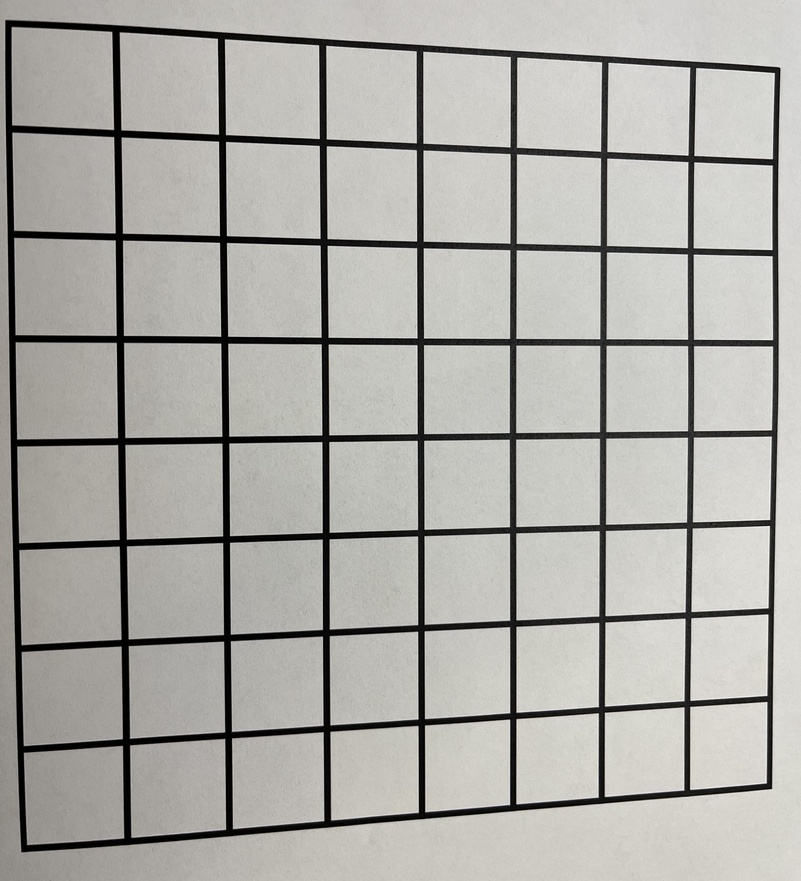
#> input picture grid.jpeg, 801 x 881 px, shrunk from 2944 x 3235 before the run
$ python -i distance_between.py   (imports and definitions only)
#> lines starting #> are read from the running program, lines starting #| are printed output that depends on the picture; after the words box and inside, x2 and y2 are one past the last pixel; in counts of white or black regions, pixels touching at a corner belong together
#> further down, picture is the input picture: shape (881, 801, 3); mean B, G, R 166.8, 171.5, 172.6
from scipy.spatial import distance as dist
from imutils import perspective
from imutils import contours
import numpy as np
import argparse
import imutils
import cv2 as cv


class DistanceEstimator():

    def __init__(self):

        self.REF_WIDTH = 3

    def midpoint(self, ptA, ptB):
        return ((ptA[0] + ptB[0]) * 0.5, (ptA[1] + ptB[1]) * 0.5)

    def get_distance(self, frame):
        frame_h, frame_w = frame.shape[0:2]
#> frame_h = 881; frame_w = 801

        # Convert to grayscale and perform Gaussian Blur
        gray = cv.cvtColor(frame, cv.COLOR_BGR2GRAY)
        gray = cv.GaussianBlur(gray, (7, 7), 0)
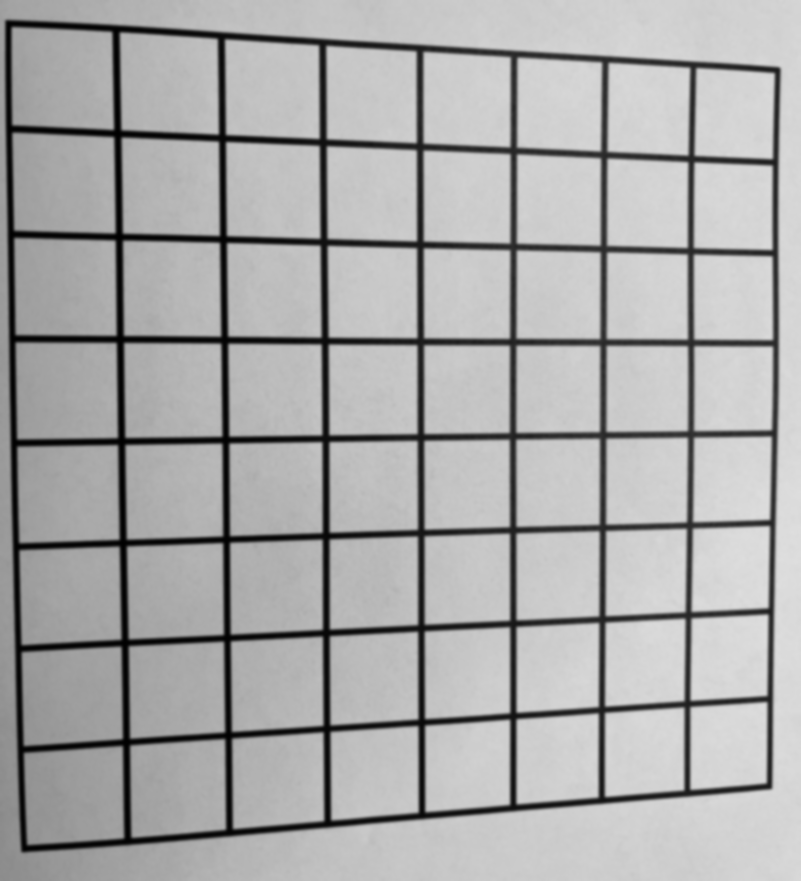
#> gray: shape (881, 801); min 1, max 222, mean 171.3

        # Perform Canny Edge Detection with dilation and erosion
        edged = cv.Canny(gray, 50, 100)
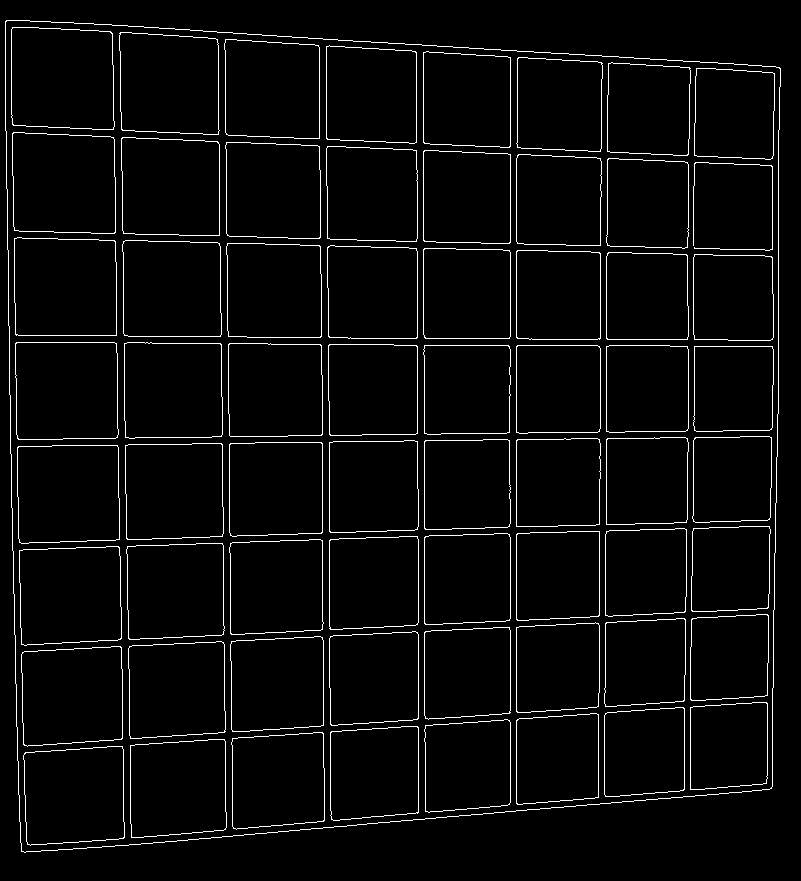
#> edged: shape (881, 801); 3.6% white in thin lines or dots
        edged = cv.dilate(edged, None, iterations=1)
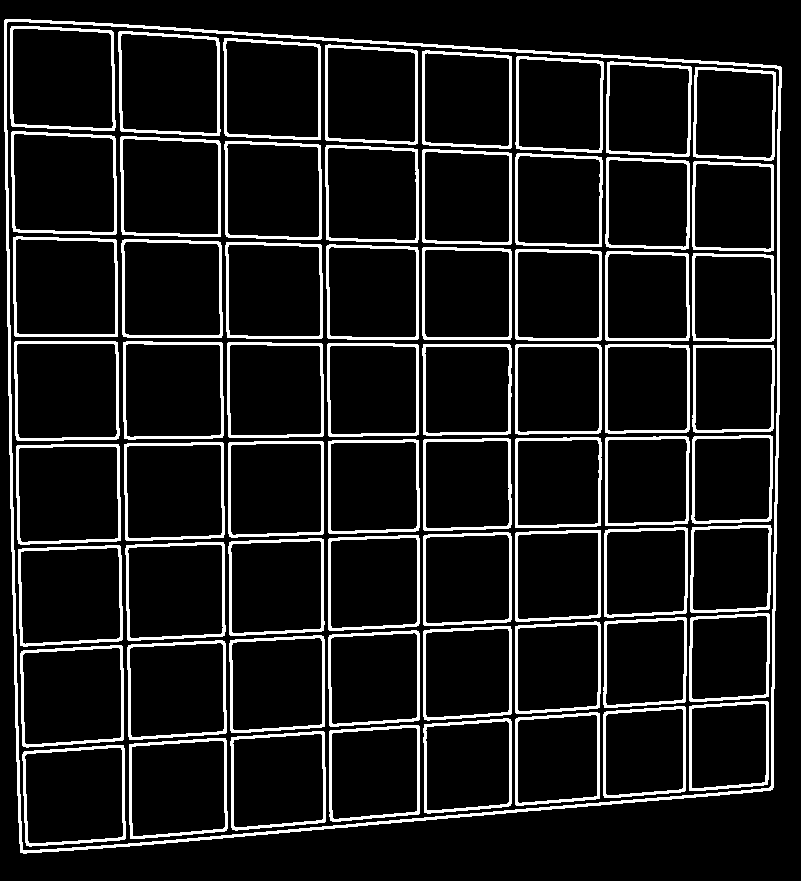
#> edged: shape (881, 801); 11.2% white; 65 white regions, largest, box (x1, y1, x2, y2) and area: (4, 19, 782, 854) 9505, (10, 26, 116, 131) 1220, (11, 131, 117, 235) 1212
        edged = cv.erode(edged, None, iterations=1)
#> edged: shape (881, 801); 3.7% white in thin lines or dots

        # Find contours in the edge map
        cnts = cv.findContours(edged.copy(), cv.RETR_EXTERNAL,
                               cv.CHAIN_APPROX_SIMPLE)
#> cnts = 1 contour; box (x1, y1, x2, y2) and area: (5, 20, 781, 853) 595664
        cnts = imutils.grab_contours(cnts)

        if not cnts:
            print('no contours')
            return frame

        # Sort the contours from left-to-right; initialize the distance colors and reference object
        (cnts, _) = contours.sort_contours(cnts)
        colors = ((0, 0, 255), (240, 0, 159), (0, 165, 255),
                  (255, 255, 0), (255, 0, 255))
        refObj = None

        # Loop over the contours individually
        orig = frame
        for c in cnts:
            # Ignore small contours
            if cv.contourArea(c) < 100:
                continue
            # Compute the rotated bounding box of the contour
            box = cv.minAreaRect(c)
            box = cv.cv.BoxPoints(
                box) if imutils.is_cv() else cv.boxPoints(box)
            box = np.array(box, dtype="int")

            # Order the points in the contour such that they appear in order:
            # top-left, top-right, bottom-right, and bottom-left
            box = perspective.order_points(box)
            # Compute the center of the bounding box
            cX = np.average(box[:, 0])
            cY = np.average(box[:, 1])

            # Set reference object if first contour
            if refObj is None:
                # Unpack the ordered bounding box and compute midpoint
                # between top-left and top-right points AND between the top-right and bottom-right
                (tl, tr, br, bl) = box
                (tlblX, tlblY) = self.midpoint(tl, bl)
                (trbrX, trbrY) = self.midpoint(tr, br)
                # Compute the Euclidean distance between the midpoints and construct the reference object
                D = dist.euclidean((tlblX, tlblY), (trbrX, trbrY))
                refObj = (box, (cX, cY), D / self.REF_WIDTH)
                continue

            # Draw the contours on the image
            orig = frame.copy()
            cv.drawContours(orig, [box.astype("int")], -1, (0, 255, 0), 2)
            cv.drawContours(
                orig, [refObj[0].astype("int")], -1, (0, 255, 0), 2)
            # Stack the reference coordinates and the object coordinates to include the object center
            refCoords = np.vstack([refObj[0], refObj[1]])
            objCoords = np.vstack([box, (cX, cY)])

            i = 0
            # Loop over the original points
            for ((xA, yA), (xB, yB), color) in zip(refCoords, objCoords, colors):
                if i != 4:  # only get midpoint
                    i += 1
                    continue
                # Draw circles corresponding to the current points and connect them with a line
                cv.circle(orig, (int(xA), int(yA)), 5, color, -1)
                cv.circle(orig, (int(xB), int(yB)), 5, color, -1)
                cv.line(orig, (int(xA), int(yA)), (int(xB), int(yB)),
                        color, 2)
                # Compute the Euclidean distance between the coords and
                # convert the distance in pixels to distance in units
                D = dist.euclidean((xA, yA), (xB, yB)) / refObj[2]
                (mX, mY) = self.midpoint((xA, yA), (xB, yB))
                cv.putText(orig, "{:.1f}in".format(D), (int(mX), int(mY - 10)),
                           cv.FONT_HERSHEY_SIMPLEX, 0.55, color, 2)
                # show the output image
                # cv.imshow("Image", orig)
                # cv.waitKey(0)
                i += 1
#> this loop made 1 pass
#> box on pass 1: ((392.5, 436), (832, 775), -90)

        return orig


"""
# construct the argument parse and parse the arguments
ap = argparse.ArgumentParser()
ap.add_argument("-i", "--image", required=True,
	help="path to the input image")
ap.add_argument("-w", "--width", type=float, required=True,
	help="width of the left-most object in the image (in inches)")
args = vars(ap.parse_args())

# load the image, convert it to grayscale, and blur it slightly
image = cv.imread(args["image"])
gray = cv.cvtColor(image, cv.COLOR_BGR2GRAY)
gray = cv.GaussianBlur(gray, (7, 7), 0)
# perform edge detection, then perform a dilation + erosion to
# close gaps in between object edges
edged = cv.Canny(gray, 50, 100)
edged = cv.dilate(edged, None, iterations=1)
edged = cv.erode(edged, None, iterations=1)
# find contours in the edge map
cnts = cv.findContours(edged.copy(), cv.RETR_EXTERNAL,
	cv.CHAIN_APPROX_SIMPLE)
cnts = imutils.grab_contours(cnts)
# sort the contours from left-to-right and, then initialize the
# distance colors and reference object
(cnts, _) = contours.sort_contours(cnts)
colors = ((0, 0, 255), (240, 0, 159), (0, 165, 255), (255, 255, 0),
	(255, 0, 255))
refObj = None

# loop over the contours individually
for c in cnts:
	# if the contour is not sufficiently large, ignore it
	if cv.contourArea(c) < 100:
		continue
	# compute the rotated bounding box of the contour
	box = cv.minAreaRect(c)
	box = cv.cv.BoxPoints(box) if imutils.is_cv() else cv.boxPoints(box)
	box = np.array(box, dtype="int")
	# order the points in the contour such that they appear
	# in top-left, top-right, bottom-right, and bottom-left
	# order, then draw the outline of the rotated bounding
	# box
	box = perspective.order_points(box)
	# compute the center of the bounding box
	cX = np.average(box[:, 0])
	cY = np.average(box[:, 1])

  # if this is the first contour we are examining (i.e.,
	# the left-most contour), we presume this is the
	# reference object
	if refObj is None:
		# unpack the ordered bounding box, then compute the
		# midpoint between the top-left and top-right points,
		# followed by the midpoint between the top-right and
		# bottom-right
		(tl, tr, br, bl) = box
		(tlblX, tlblY) = midpoint(tl, bl)
		(trbrX, trbrY) = midpoint(tr, br)
		# compute the Euclidean distance between the midpoints,
		# then construct the reference object
		D = dist.euclidean((tlblX, tlblY), (trbrX, trbrY))
		refObj = (box, (cX, cY), D / args["width"])
		continue

  # draw the contours on the image
	orig = image.copy()
	cv.drawContours(orig, [box.astype("int")], -1, (0, 255, 0), 2)
	cv.drawContours(orig, [refObj[0].astype("int")], -1, (0, 255, 0), 2)
	# stack the reference coordinates and the object coordinates
	# to include the object center
	refCoords = np.vstack([refObj[0], refObj[1]])
	objCoords = np.vstack([box, (cX, cY)])

  # loop over the original points
	for ((xA, yA), (xB, yB), color) in zip(refCoords, objCoords, colors):
		# draw circles corresponding to the current points and
		# connect them with a line
		cv.circle(orig, (int(xA), int(yA)), 5, color, -1)
		cv.circle(orig, (int(xB), int(yB)), 5, color, -1)
		cv.line(orig, (int(xA), int(yA)), (int(xB), int(yB)),
			color, 2)
		# compute the Euclidean distance between the coordinates,
		# and then convert the distance in pixels to distance in
		# units
		D = dist.euclidean((xA, yA), (xB, yB)) / refObj[2]
		(mX, mY) = midpoint((xA, yA), (xB, yB))
		cv.putText(orig, "{:.1f}in".format(D), (int(mX), int(mY - 10)),
			cv.FONT_HERSHEY_SIMPLEX, 0.55, color, 2)
		# show the output image
		cv.imshow("Image", orig)
		cv.waitKey(0)
"""

>>> import cv2
>>> picture = cv2.imread('grid.jpeg')
#> (the run stopped early here; a loop or call above may not have finished)
